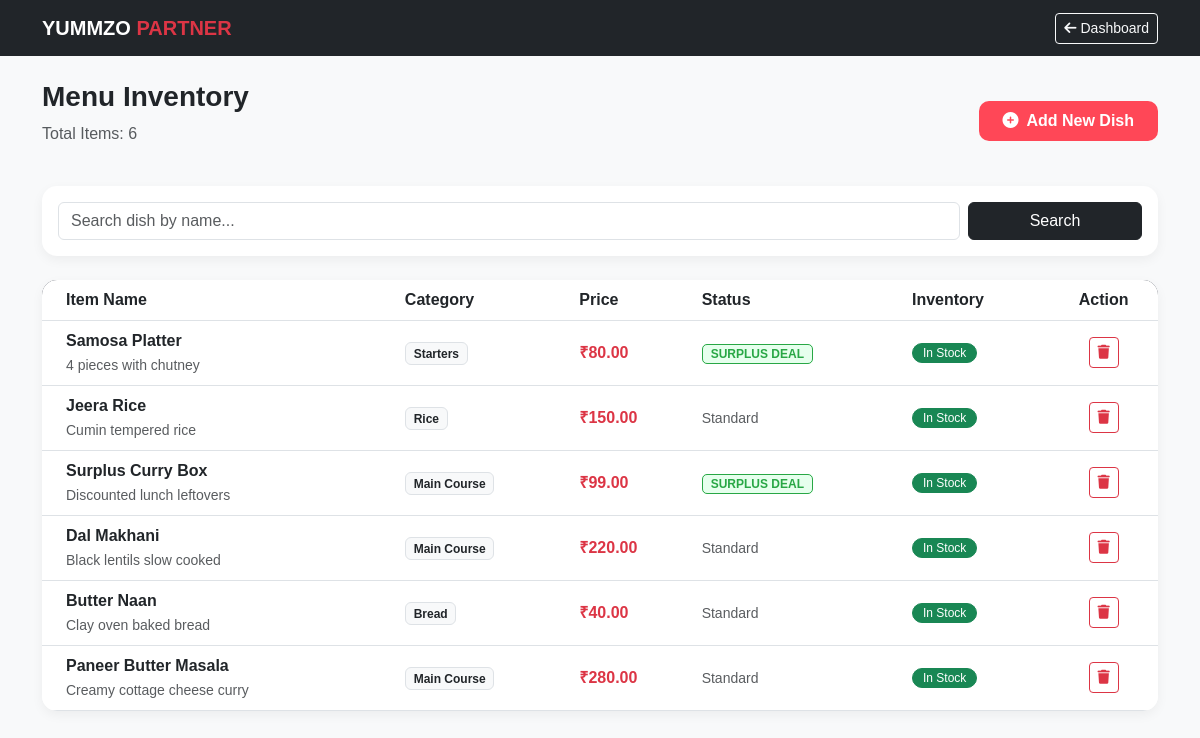
Screenshot of /restaurant/manage-menu.php (signed in) with the database file from the repository.
### tables this page shows
CREATE TABLE `menu_items` (
  `id` int(11) NOT NULL,
  `restaurant_id` int(11) DEFAULT NULL,
  `item_name` varchar(100) NOT NULL,
  `description` text DEFAULT NULL,
  `price` decimal(10,2) NOT NULL,
  `is_surplus` tinyint(1) DEFAULT 0,
  `category` varchar(50) DEFAULT NULL,
  `is_available` tinyint(1) DEFAULT 1
);

### restaurant/manage-menu.php (the view, shortened to what this page needs)
<?php
include '../config/db.php';
$user_id = $_SESSION['user_id'];
$res_stmt = $conn->prepare("SELECT id FROM restaurants WHERE user_id = ?");
$res_stmt->execute([$user_id]);
$res_id = $res_stmt->fetchColumn();
$search = isset($_GET['search']) ? $_GET['search'] : '';
$items_query = "SELECT * FROM menu_items WHERE restaurant_id = $res_id";
$items_query .= " ORDER BY id DESC";
$items = $conn->query($items_query)->fetchAll();
?>
<!DOCTYPE html>
<html lang="en">
<head>
    <link href="https://cdn.jsdelivr.net/npm/bootstrap@5.3.0/dist/css/bootstrap.min.css" rel="stylesheet">
    <link rel="stylesheet" href="https://cdnjs.cloudflare.com/ajax/libs/font-awesome/6.4.0/css/all.min.css">
</head>
<body>
<nav class="navbar navbar-expand-lg navbar-dark bg-dark mb-4">
    <div class="container">
        <a class="navbar-brand fw-bold" href="dashboard.php">YUMMZO <span class="text-danger">PARTNER</span></a>
        <a href="dashboard.php" class="btn btn-outline-light btn-sm"><i class="fa fa-arrow-left"></i> Dashboard</a>
    </div>
</nav>
<div class="container pb-5">
    <div class="row align-items-center mb-4">
        <div class="col-md-6"><h3 class="fw-bold">Menu Inventory</h3><p class="text-muted">Total Items: <?php echo count($items); ?></p></div>
        <div class="col-md-6 text-md-end"><button class="btn btn-yummzo px-4 py-2" data-bs-toggle="modal" data-bs-target="#addItemModal"><i class="fa fa-plus-circle me-1"></i> Add New Dish</button></div>
    </div>
    <div class="card menu-card p-3 mb-4">
        <form class="row g-2">
            <div class="col-md-10"><input type="text" name="search" class="form-control" placeholder="Search dish by name..." value="<?php echo $search; ?>"></div>
            <div class="col-md-2"><button type="submit" class="btn btn-dark w-100">Search</button></div>
        </form>
    </div>
    <div class="card menu-card overflow-hidden">
        <div class="table-responsive">
            <table class="table table-hover align-middle mb-0">
                <thead>
                    <tr>
                        <th class="ps-4">Item Name</th>
                        <th>Category</th>
                        <th>Price</th>
                        <th>Status</th>
                        <th>Inventory</th>
                        <th class="text-center">Action</th>
                    </tr>
                </thead>
                <tbody>
                    <?php foreach($items as $item): ?>
                    <tr>
                        <td class="ps-4"><span class="fw-bold"><?php echo $item['item_name']; ?></span><br><small class="text-muted"><?php echo $item['description']; ?></small></td>
                        <td><span class="badge bg-light text-dark border"><?php echo $item['category']; ?></span></td>
                        <td class="fw-bold text-danger">₹<?php echo $item['price']; ?></td>
                        <td>
                            <?php if($item['is_surplus']): ?> <span class="surplus-tag">SURPLUS DEAL</span>
                            <?php else: ?> <span class="text-muted small">Standard</span> <?php endif; ?>
                        </td>
                        <td>
                            <?php if($item['is_available']): ?>
                                <a href="toggle-availability.php?id=<?php echo $item['id']; ?>&status=0" class="btn btn-xs btn-success py-0">In Stock</a>
                            <?php else: ?>
                                <a href="toggle-availability.php?id=<?php echo $item['id']; ?>&status=1" class="btn btn-xs btn-secondary py-0">Sold Out</a>
                            <?php endif; ?>
                        </td>
                        <td class="text-center">
                            <a href="manage-menu.php?delete=<?php echo $item['id']; ?>" class="btn btn-sm btn-outline-danger" onclick="return confirm('Delete this item?')"><i class="fa fa-trash"></i></a>
                        </td>
                    </tr>
                    <?php endforeach; ?>
                </tbody>
            </table>
        </div>
    </div>
</div>
</body>
</html>

### restaurant/manage-menu.php (style rules this page uses)
body { background: #f8f9fa; font-family: 'Poppins', sans-serif; }
.menu-card { border: none; border-radius: 15px; box-shadow: 0 4px 12px rgba(0,0,0,0.05); background: white; }
.table thead { background: #2F3542; color: white; }
.surplus-tag { background: #e6ffed; color: #28a745; border: 1px solid #28a745; padding: 2px 8px; border-radius: 5px; font-size: 0.75rem; font-weight: bold; }
.btn-yummzo { background: #FF4757; color: white; border-radius: 10px; border: none; font-weight: 600; }
.btn-xs { padding: 1px 10px; font-size: 0.75rem; border-radius: 50px; }

### rows the page displays
menu_items: item_name "Samosa Platter", description "4 pieces with chutney", category "Starters", price "80.00", is_surplus "SURPLUS DEAL"
menu_items: item_name "Jeera Rice", description "Cumin tempered rice", category "Rice", price "150.00", is_surplus "Standard"
menu_items: item_name "Surplus Curry Box", description "Discounted lunch leftovers", category "Main Course", price "99.00", is_surplus "SURPLUS DEAL"
menu_items: item_name "Dal Makhani", description "Black lentils slow cooked", category "Main Course", price "220.00", is_surplus "Standard"
menu_items: item_name "Butter Naan", description "Clay oven baked bread", category "Bread", price "40.00", is_surplus "Standard"
menu_items: item_name "Paneer Butter Masala", description "Creamy cottage cheese curry", category "Main Course", price "280.00", is_surplus "Standard"

### other values shown
count($items) "6"
